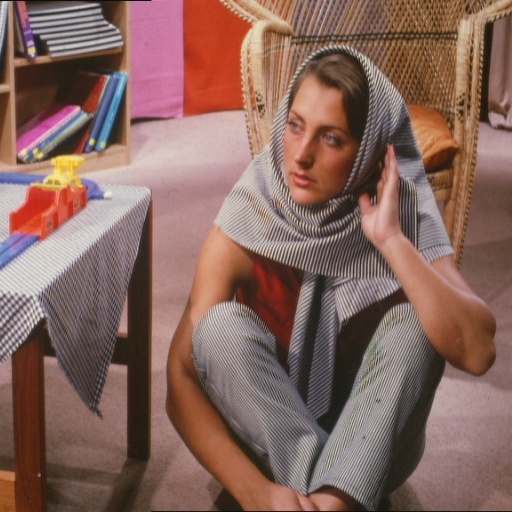
%> input picture tarea1_parte3rotacion/barbara.jpg, 512 x 512 px
$ octave ejemplo1_rotacionFelipe.m   (GNU Octave 9; MATLAB toolbox functions it lacks are replaced by stand-ins)
%> lines starting %> are read from the running program, lines starting %| are printed output that depends on the picture
pkg load image


A=imread('barbara.jpg'); %Formato de 8 bits
%> A is the input picture: size 512x512x3 uint8; mean R, G, B 134.6, 102.1, 93.5

% Obtener las dimensiones de la imagen
[m, n, ~] = size(A);
%> m = 512; n = 512

% Calcular la longitud diagonal de la imagen (nuevo tamaño del lienzo)
m_prime = floor(sqrt(m^2 + n^2)) + 1;
%> m_prime = 725
n_prime = m_prime;
%> n_prime = 725

% Crear un nuevo lienzo de ceros (fondo negro)
padded_A = zeros(m_prime, n_prime, size(A, 3), 'like', A);
%> padded_A: size 725x725x3 uint8; every value is 0

% Calcular la posición para colocar la imagen original en el centro del lienzo acolchado
x_offset = floor((m_prime - m) / 2);
%> x_offset = 106
y_offset = floor((n_prime - n) / 2);
%> y_offset = 106

% Colocar la imagen en el centro del lienzo acolchado
padded_A(x_offset + (1:m), y_offset + (1:n), :) = A;
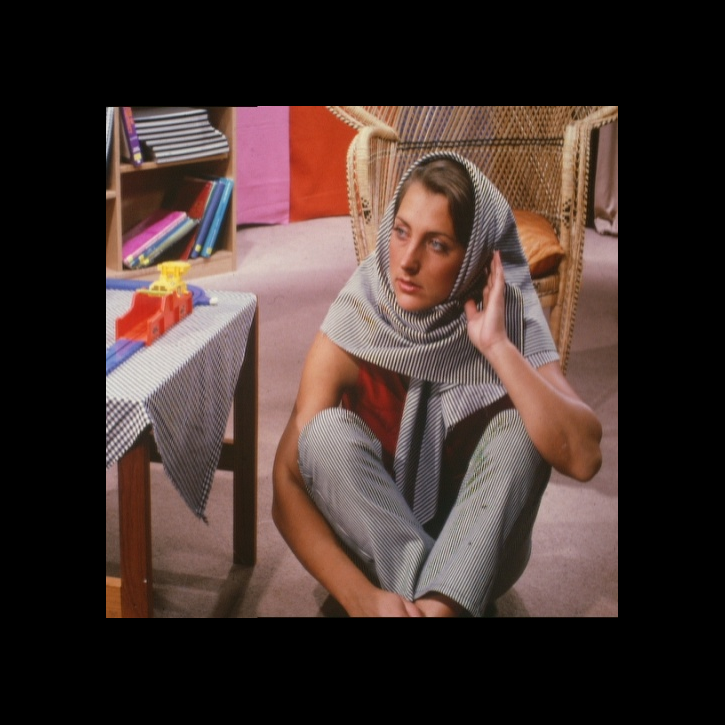
%> padded_A: size 725x725x3 uint8; mean R, G, B 67.1, 50.9, 46.6

% Definir el ángulo de rotación
theta = 45; % Ejemplo: rotación de 45 grados

% Rotar la imagen acolchada
rotated_A = imrotate(padded_A, theta, 'bilinear', 'crop');
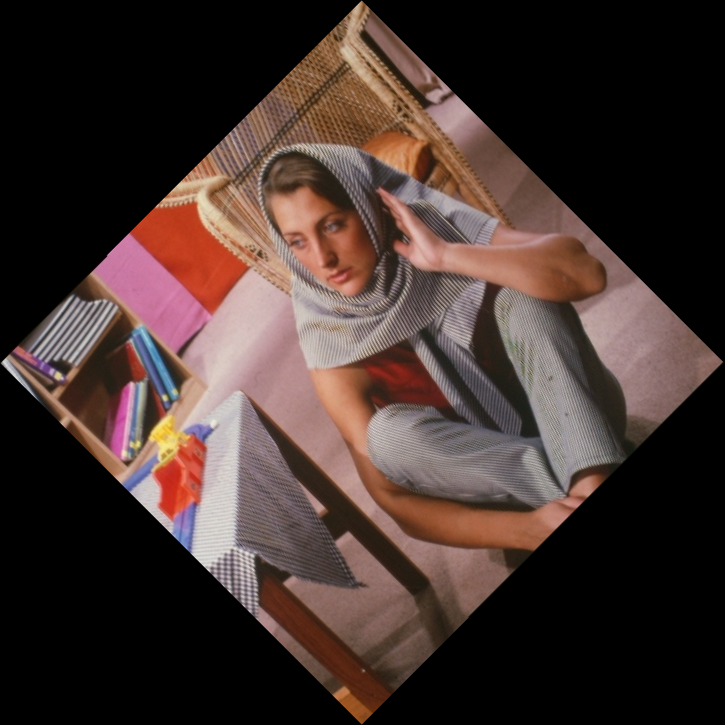
%> rotated_A: size 725x725x3 uint8; mean R, G, B 67.1, 50.9, 46.6; mean of the top-left, top-right, bottom-left and bottom-right quarters 62.3, 52, 58.7, 46.7

% Mostrar la imagen final rotada
imshow(rotated_A);
title('Imagen Rotada con modificaciones');

% Guardar la imagen rotada (opcional)
imwrite(rotated_A, 'imagen_rotada_con_modificaciones.jpg');

$ run again, with tarea1_parte3rotacion/imagen con apariencia deformada.png saved as tarea1_parte3rotacion/barbara.jpg
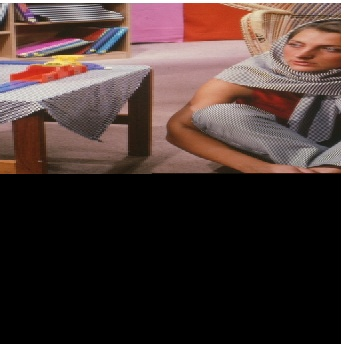
%> input picture tarea1_parte3rotacion/imagen con apariencia deformada.png, 344 x 345 px
%> A is the input picture: size 345x344x3 uint8; mean R, G, B 73.4, 56.4, 52.9
%> `padded_A(x_offset + (1:m), y_offset + (1:n), :) = A;`:
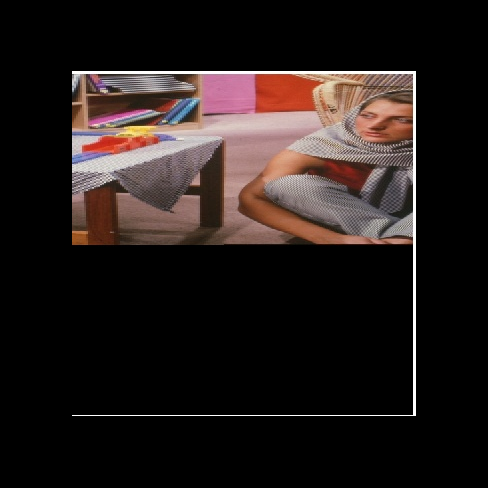
%> padded_A: size 488x488x3 uint8; mean R, G, B 36.6, 28.1, 26.4
%> `rotated_A = imrotate(padded_A, theta, 'bilinear', 'crop');`:
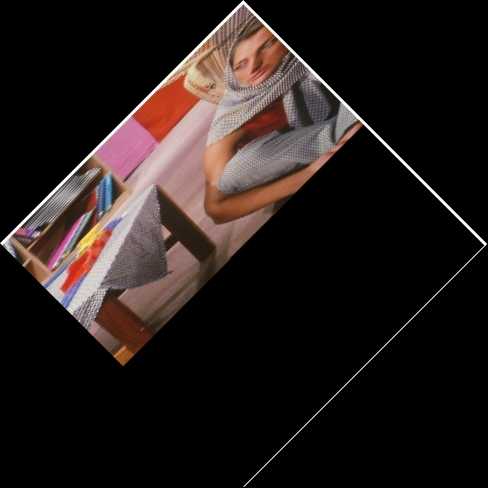
%> rotated_A: size 488x488x3 uint8; mean R, G, B 36.6, 28.1, 26.3
